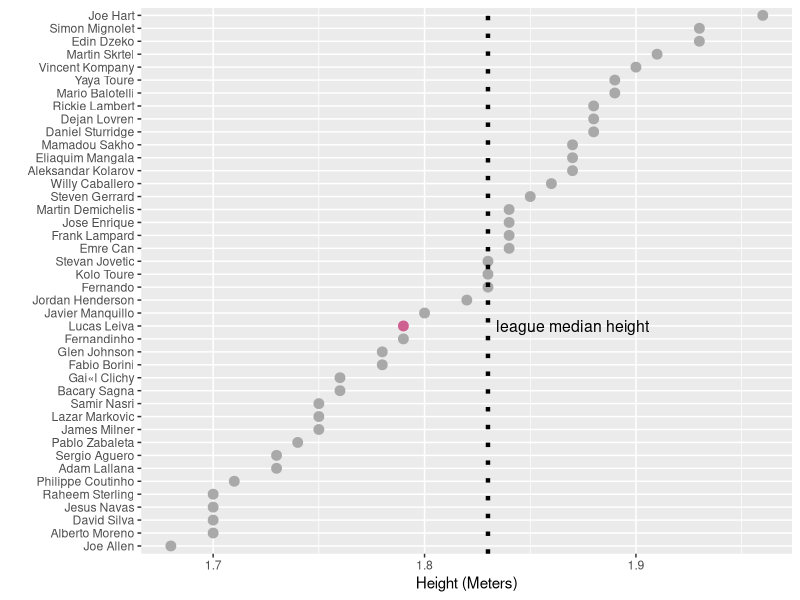

The R script that drew this image:
# Packages
library(ggplot2)
library(dplyr)

# Raw data must be in the working directory
setwd("~/Documents/github/epl_player_height")

# Read dataset
df <- read.csv("data-jX2NV.csv", stringsAsFactors = FALSE)
med <- median(df$Height..m.)

# Rename columns and subset data
df2 <- df %>%
  rename("Height" = Height..m.) %>%
  arrange(desc(Height)) %>%
  filter(Club == "Liverpool" | Club == "Manchester City") %>%
  mutate(Lucas = Player == "Lucas Leiva")

# Plot
ggplot(df2, aes(x = Height, y = reorder(Player, Height), color = Lucas)) +
  geom_point(size = 3) +
  scale_color_manual(values = c("dark grey", "hotpink3")) +
  guides(color = FALSE) +
  labs(x = "Height (Meters)", y = "") +
  geom_vline(xintercept = med, linetype = 3, size = 1.5) +
  annotate("text", label = "league median height",
           x = med + .040, y = "Lucas Leiva", size = 4)